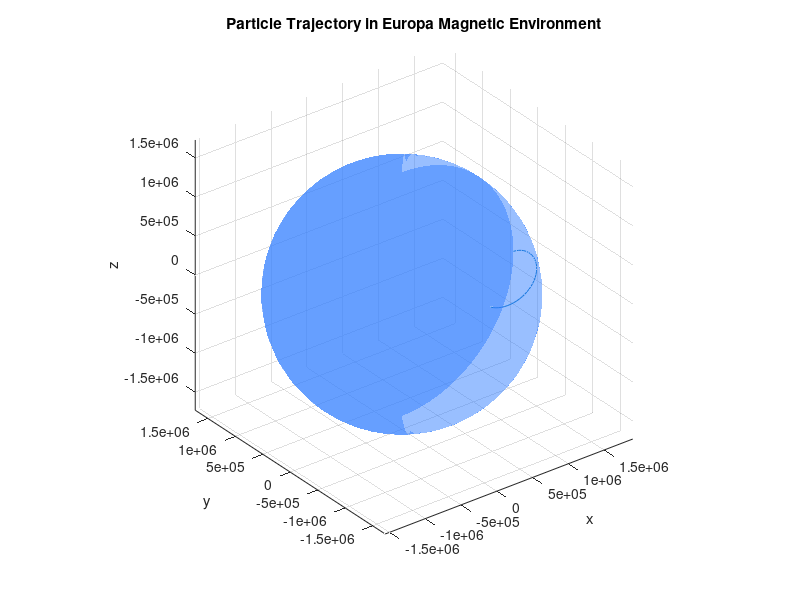
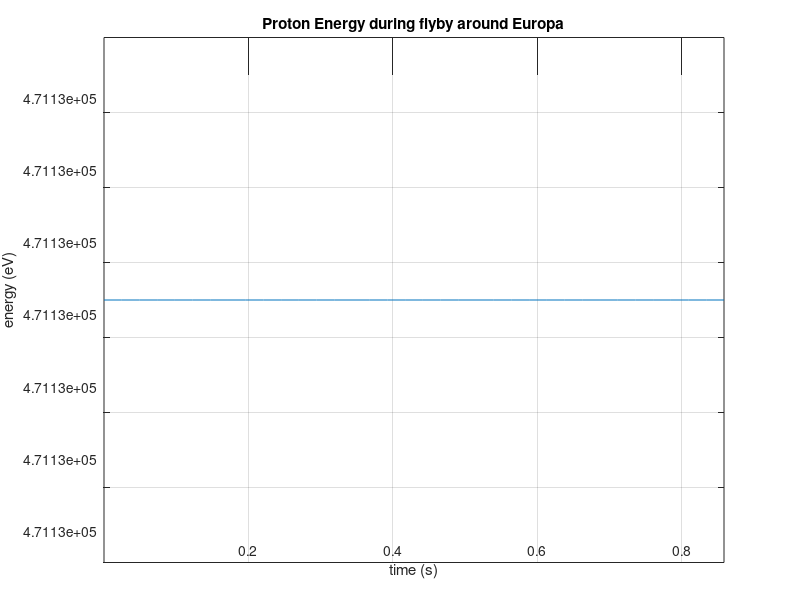

These charts were generated, in order, by the following MATLAB code:
% constants

q = 1.602e-19;              % charge of proton (C)
m = 1.67262192e-27;         % mass of proton (kg)

omega = 2*pi/(11.23*3600);  % Synodic frequency in rad/s

% simulation parameters
numsteps = 100000;                      % Number of time steps
period = 2 * pi / (100 * omega);        % modelling 1/100 of a synodic period
time = linspace(0, period, numsteps);
timestep = -period / numsteps;

B0_vec = [75 * 10 ^-9; 200 * 10 ^-9; 0];  % 75 nT azimuthal, 200 nT radial, using Zimmer coords
% (-350 nT constant added to North-South, represented by z, in upcoming loop)
B_prim = real(B0_vec .* exp(1i * omega * time));
B_prim(3,:) = -350 * 10^-19;

A = 1;
phi = 0;

mu0 = 4*pi*1e-7;  % vacuum permeability
R_E = 1560e3;     % Europa radius in meters

% induced dipole moment magnitude
M0 = -(4*pi/mu0) * A * exp(1i*phi) * B_prim .* (R_E^3)/2;
M_real = real(M0);


% define function to compute secondary magnetic field at a point
r_hat = @(r) r / norm(r);
B_sec = @(r, M) (mu0/(4*pi)) * (3*dot(r_hat(r), M)*r_hat(r) - M) / norm(r)^3;

E = [0; 0; 0]; % not using E-field yet, left here for boris method computation

r = zeros(3, numsteps);     % position (m)
v = zeros(3, numsteps);     % velocity (m/s)

r(:,1) = [R_E; 0; 0];  % final position
v(:,1) = [-9500000; 0; 0];   % final velocity

for n = 1:numsteps-1

    % adding constant z-dir B field at end of B expression here
    B = B_sec(r(:,n), M_real(:,n)) + B_prim(:,n); 

    t = (q * B / m) * (0.5 * timestep);
    s = 2 * t / (1 + dot(t, t));

    v_minus = v(:,n) + 0.5 .* q ./ m .* timestep * E;
    
    % rotation
    v_prime = v_minus + cross(v_minus, t);
    v_plus  = v_minus + cross(v_prime, s);

    v_plus = v_plus + 0.5 * (q/m) * E * timestep;
    
    % advance position using v_plus (same as v at half-step)
    r(:,n+1) = r(:,n) + v_plus * timestep;
    
    % store updated velocity
    v(:,n+1) = v_plus;

    if norm(r(:,n+1)) < R_E
        break
    end
end

% plotting
figure;
plot3(r(1, 1:n+1), r(2, 1:n+1), r(3, 1:n+1))
hold on
xlabel('x'); ylabel('y'); zlabel('z')
title('Particle Trajectory in Europa Magnetic Environment')

% adding Europa sphere
[xs, ys, zs] = sphere(50);  % higher resolution sphere
surf(R_E * xs, R_E * ys, R_E * zs, ...
    'FaceColor', [0.2 0.5 1], ...     % easy-ish to see blue
    'EdgeColor', 'none', ...
    'FaceAlpha', 0.5);               % semi-transparent

% set view and axis
axis equal
grid on
view(3)
hold off

energies = .5 .* m .* vecnorm(v(:, 1:n+1)).^2 * 6.242 * 10 ^ 18;
times = linspace(0, timestep * n+1, n+1);

figure;
plot(times, energies);
xlabel('time (s)');
ylabel('energy (eV)');
title('Proton Energy during flyby around Europa');
axis equal;
grid on;
